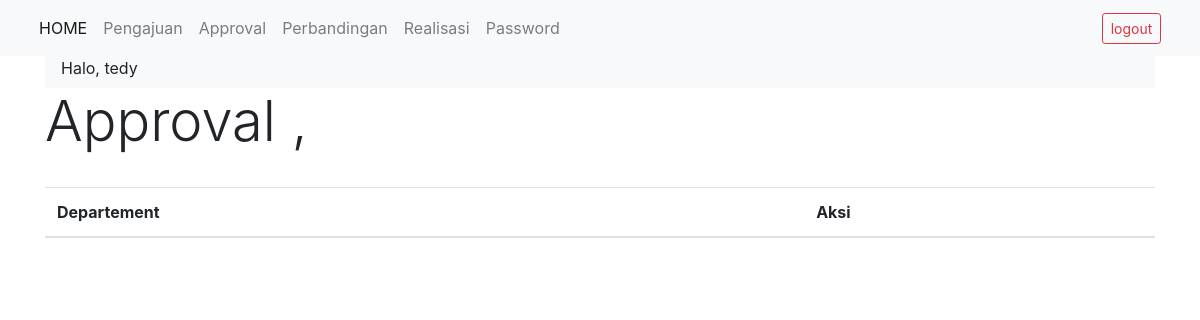
Before: /approval_1a.php?periode=2020-08-00 (signed in) with the older database file.
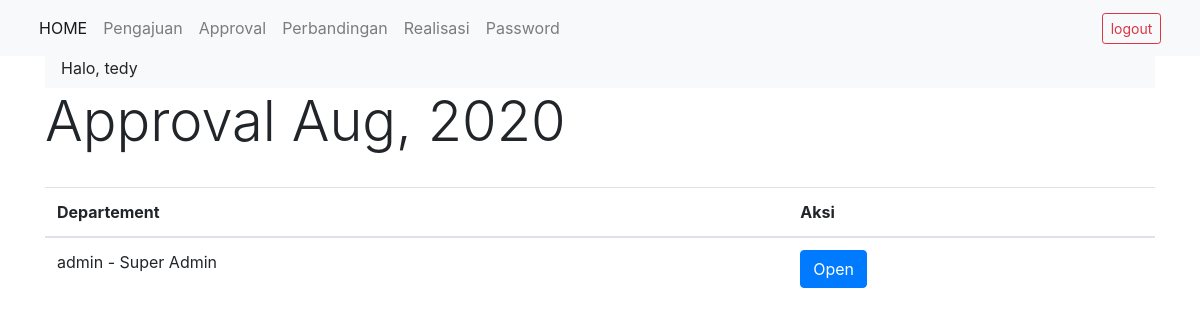
After: the same page with the newer database file.
### tables this page shows
CREATE TABLE IF NOT EXISTS `tb_periode` (
`id_periode` int(11) NOT NULL,
  `id_user` int(11) NOT NULL,
  `bulan` varchar(255) NOT NULL,
  `tahun` varchar(255) NOT NULL,
  `periode` date NOT NULL
);

CREATE TABLE IF NOT EXISTS `tb_user` (
`id_user` int(11) NOT NULL,
  `id_departemen` int(11) NOT NULL,
  `username` varchar(255) NOT NULL,
  `password` varchar(255) NOT NULL,
  `type` varchar(255) NOT NULL
);

CREATE TABLE IF NOT EXISTS `tb_departemen` (
`id_departemen` int(11) NOT NULL,
  `nama_departemen` varchar(255) NOT NULL
);

### approval_1a.php (the view, shortened to what this page needs)
<?php
include "header.php";
?>
<div class="container">
	<?php
	include "navigasi.php";
	if($_SESSION['type'] == "Finance" || $_SESSION['type'] == "Super Admin")
	{
		$periode = $_GET['periode'];
		$sql = "SELECT * FROM tb_periode WHERE periode='$periode'";
		$sql2 = $db->query($sql);
		$sql3 = $sql2->fetch_array();
		echo "<h1 class='display-4'>Approval ".$sql3['bulan'].", ".$sql3['tahun']."</h1>";
		?>
		<br/>
		<table class="table table-hover">
			<thead>
				<tr>
					<th>Departement</th>
					<th>Aksi</th>
				</tr>
			</thead>
			<tbody>
				<?php
				$periode2 = "SELECT
				tb_periode.id_periode,
				tb_periode.bulan,
				tb_periode.tahun,
				tb_periode.periode,
				tb_user.id_user,
				tb_user.username,
				tb_departemen.id_departemen,
				tb_departemen.nama_departemen,
				tb_approval.id_approval,
				tb_approval.sent
				FROM tb_periode
				JOIN tb_user ON tb_user.id_user = tb_periode.id_user
				JOIN tb_departemen ON tb_departemen.id_departemen = tb_user.id_departemen
				JOIN tb_approval ON tb_approval.id_periode = tb_periode.id_periode
				WHERE periode='$periode' and sent = '1'";
				$periode2a = $db->query($periode2);
				while($periode2b = $periode2a->fetch_array())
				{
					?>
					<tr>
						<td><?php echo $periode2b['username']." - ".$periode2b['nama_departemen'];?></td>
						<td><a href="approval_1b.php?id_periode=<?php echo $periode2b['id_periode'];?>&id_user=<?php echo $periode2b['id_user'];?>" type="button" class="btn btn-primary">Open</a></td>
					</tr>
					<?php
				}
				?>
			</tbody>
		</table>
		<?php
	}
	else
	{
		header('location:index.php');
	}
	?>
</div>
<?php include "footer.php"; ?>

Changed rows visible on the page:
added tb_periode: bulan "Aug", tahun "2020", id_user.username "admin", tb_departemen.nama_departemen "Super Admin"
